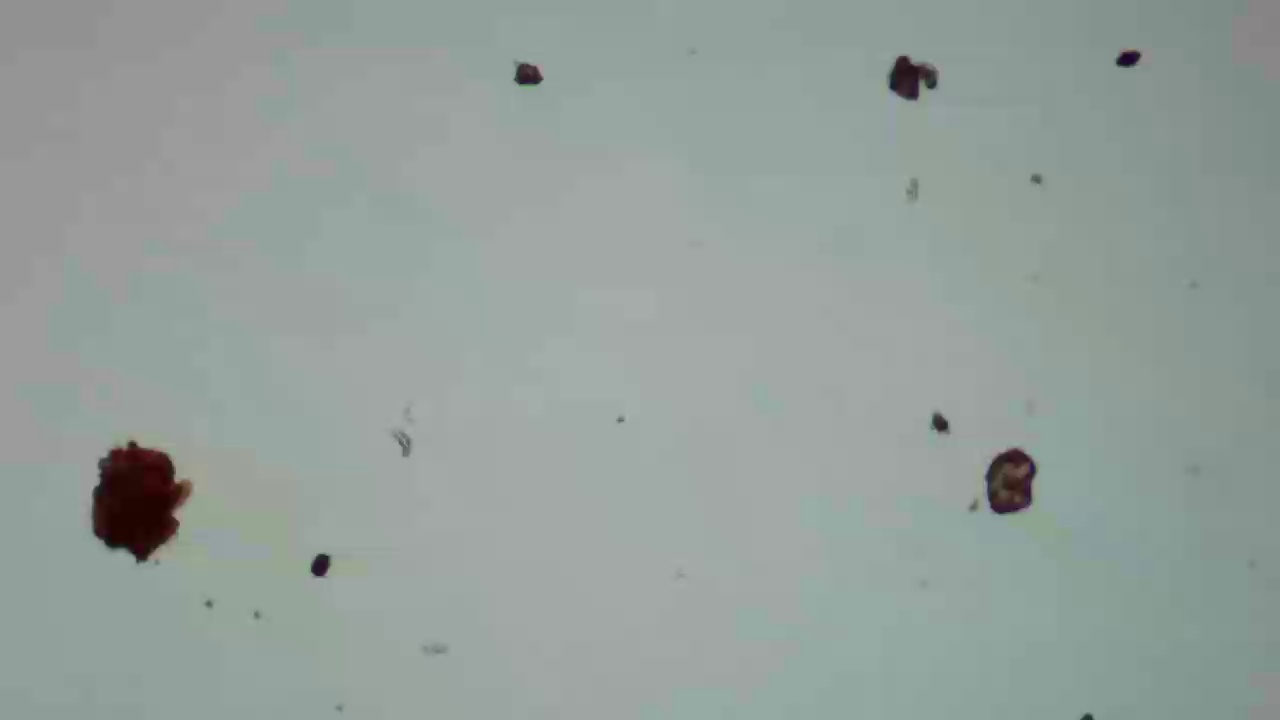
#> input picture frames/Frame0.jpg, 1280 x 720 px, found by its file name; its folder holds 4 pictures in this run
$ python main.py   (older library calls are emulated)
#> lines starting #> are read from the running program, lines starting #| are printed output that depends on the picture; after the words box and inside, x2 and y2 are one past the last pixel; in counts of white or black regions, pixels touching at a corner belong together; pictures that were not available may be replaced by others from this repository, and a replacement may not be noted
import cv2
import numpy as np
import mahotas as mt
import os
import pandas as pd
import shutil
import re

def sorted_alphanumeric(data):
    convert = lambda text: int(text) if text.isdigit() else text.lower()
    alphanum_key = lambda key: [ convert(c) for c in re.split('([0-9]+)', key) ]
    return sorted(data, key=alphanum_key)

for f in os.scandir('saves\crop'):
    os.remove(f)

for cont, filename in enumerate(sorted_alphanumeric(os.listdir('frames'))):

    fullpath = os.path.join(".\\frames", filename)

    if os.path.isfile(fullpath):

        image = cv2.imread(fullpath)
#> image is the input picture: shape (720, 1280, 3); mean B, G, R 155.3, 159.4, 148.8
        img_gray = cv2.cvtColor(image, cv2.COLOR_BGR2GRAY)

        # método de segmentação de imagem Canny
        blurred = cv2.GaussianBlur(img_gray, (5, 5), 0)
        wide = cv2.Canny(blurred, 10, 200)
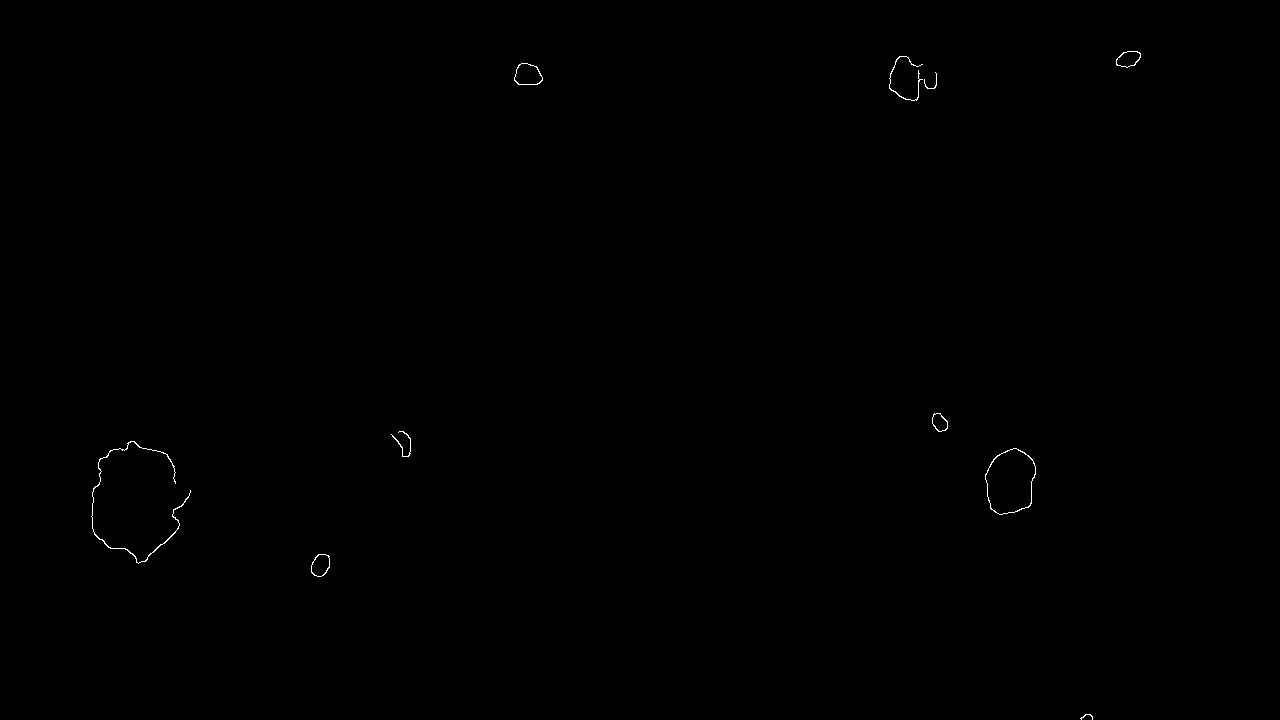
#> wide: shape (720, 1280); 0.13% white in thin lines or dots, all inside (x1, y1, x2, y2) = (91, 51, 1141, 720)

        # detecta contornos na imagem binarizada usando cv2.CHAIN_APPROX_NONE
        contours, hierarchy = cv2.findContours(image=wide, mode=cv2.RETR_TREE, method=cv2.CHAIN_APPROX_NONE)
#> contours = 15 contours, 3 with area under 20; largest, box (x1, y1, x2, y2) and area: (985, 448, 1036, 515) 2542, (985, 448, 1036, 515) 2504, (514, 63, 543, 85) 468, (514, 63, 543, 85) 450, (311, 554, 330, 577) 317
        image_copy = image.copy()

        # utilizado para extrair cada imagem encontrada com o algoritmo de fremman
        for count, contour_line in enumerate(contours):
            x, y = [], []
            if len(contour_line) > 80:
                for contour in contour_line:
                    x.append(contour[0][0])
                    y.append(contour[0][1])

                x1, x2, y1, y2 = min(x), max(x), min(y), max(y)
                cropped = image[y1:y2, x1:x2]

                cv2.imwrite(f'saves/crop/Frame{cont}-crop{count}.png', cropped)
                x.clear()
                y.clear()
#> this loop made 15 passes
#> (x1, x2, y1, y2) on passes 4, 5, 6, 7, 13: (985, 1035, 448, 514), (985, 1035, 448, 514), (91, 190, 441, 563), (391, 410, 431, 456), (889, 922, 56, 100)
#> pass 2 of the loop `for cont, filename in enumerate(sorted_alphanumeric(os.listdir('frames..`:
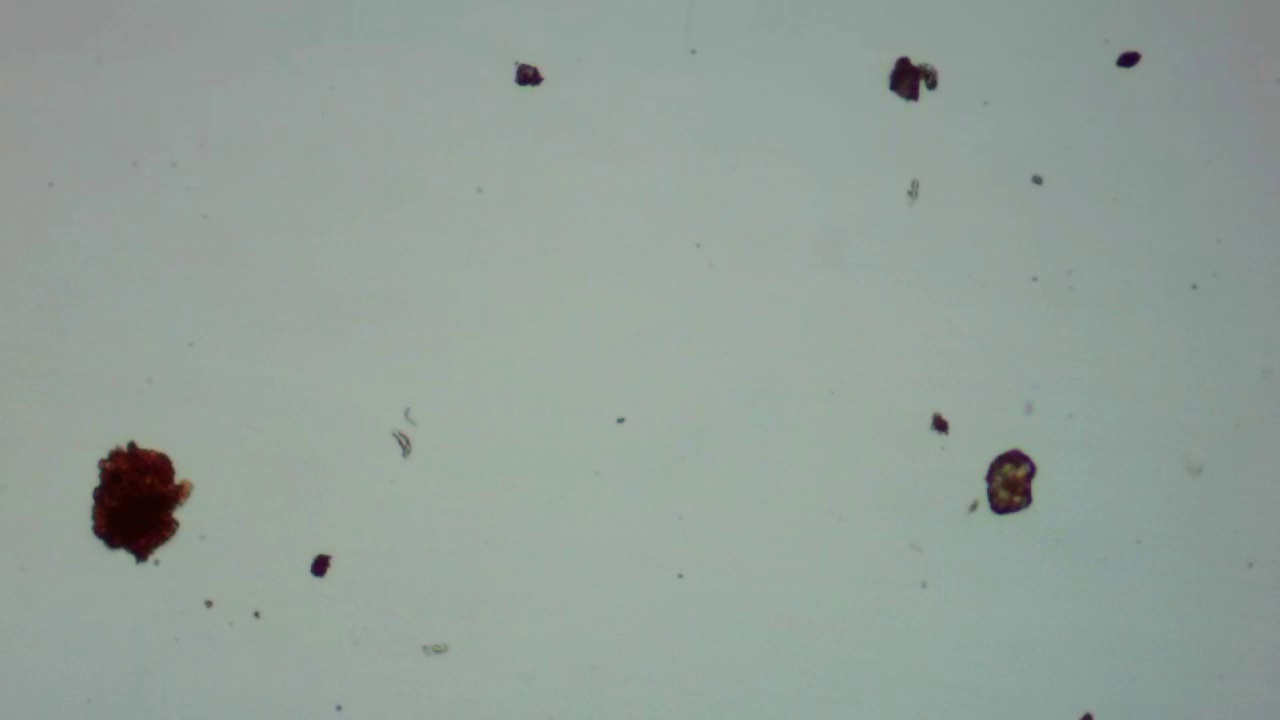
#> input picture frames/Frame1.jpg, 1280 x 720 px, found by its file name
#> image is the input picture: shape (720, 1280, 3); mean B, G, R 152.9, 159.8, 147.2
#> `wide = cv2.Canny(blurred, 10, 200)`:
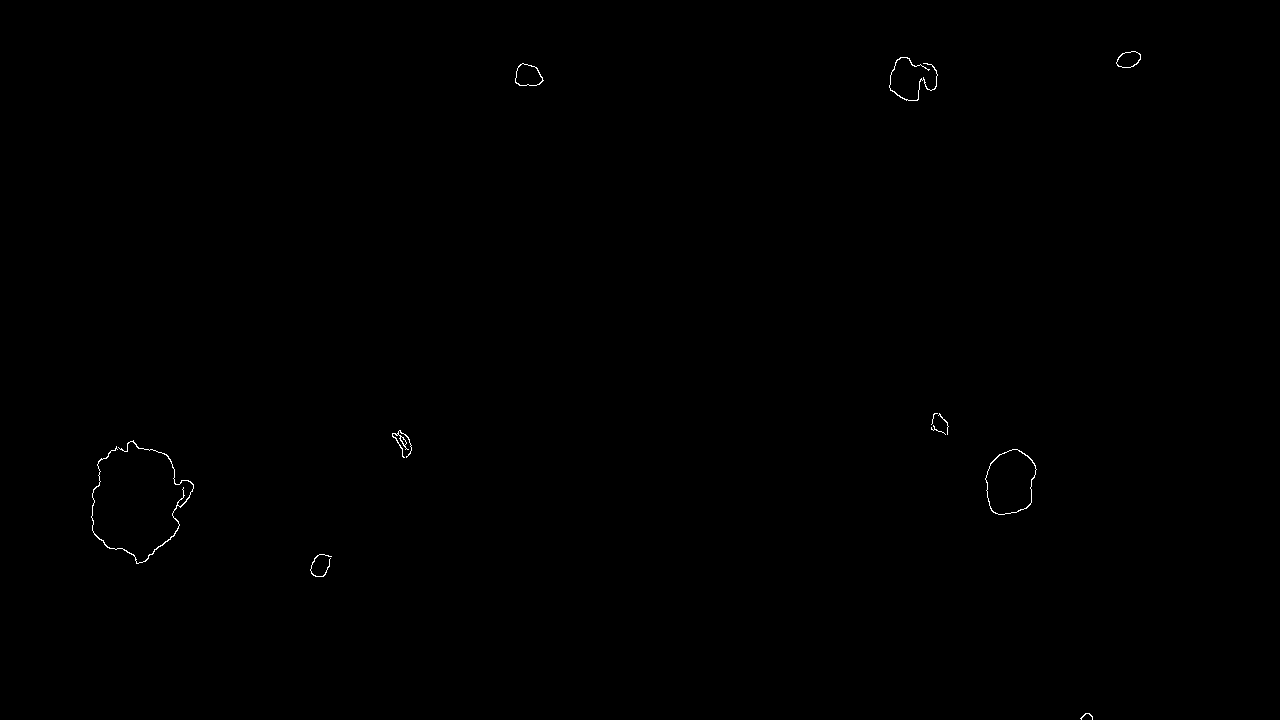
#> wide: shape (720, 1280); 0.15% white in thin lines or dots, all inside (x1, y1, x2, y2) = (91, 51, 1141, 720)
#> contours = 16 contours, 6 with area under 20; largest, box (x1, y1, x2, y2) and area: (985, 449, 1037, 515) 2529, (985, 449, 1037, 515) 2489, (515, 63, 544, 86) 462, (515, 63, 543, 86) 444, (1116, 51, 1141, 68) 292
#> the loop `for count, contour_line in enumerate(contours):` made 16 passes
#> (x1, x2, y1, y2) on passes 2, 3, 4, 5, 6, 14: (310, 331, 554, 576), (985, 1036, 449, 514), (985, 1036, 449, 514), (91, 193, 440, 563), (392, 411, 430, 457), (889, 937, 57, 100)
#> pass 3, `cropped = image[y1:y2, x1:x2]`:
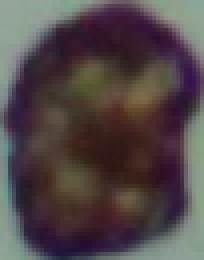
#> cropped: shape (65, 51, 3) (shown 4 times larger); mean B, G, R 71.5, 70.1, 81.6
#> pass 3 of the loop `for cont, filename in enumerate(sorted_alphanumeric(os.listdir('frames..`:
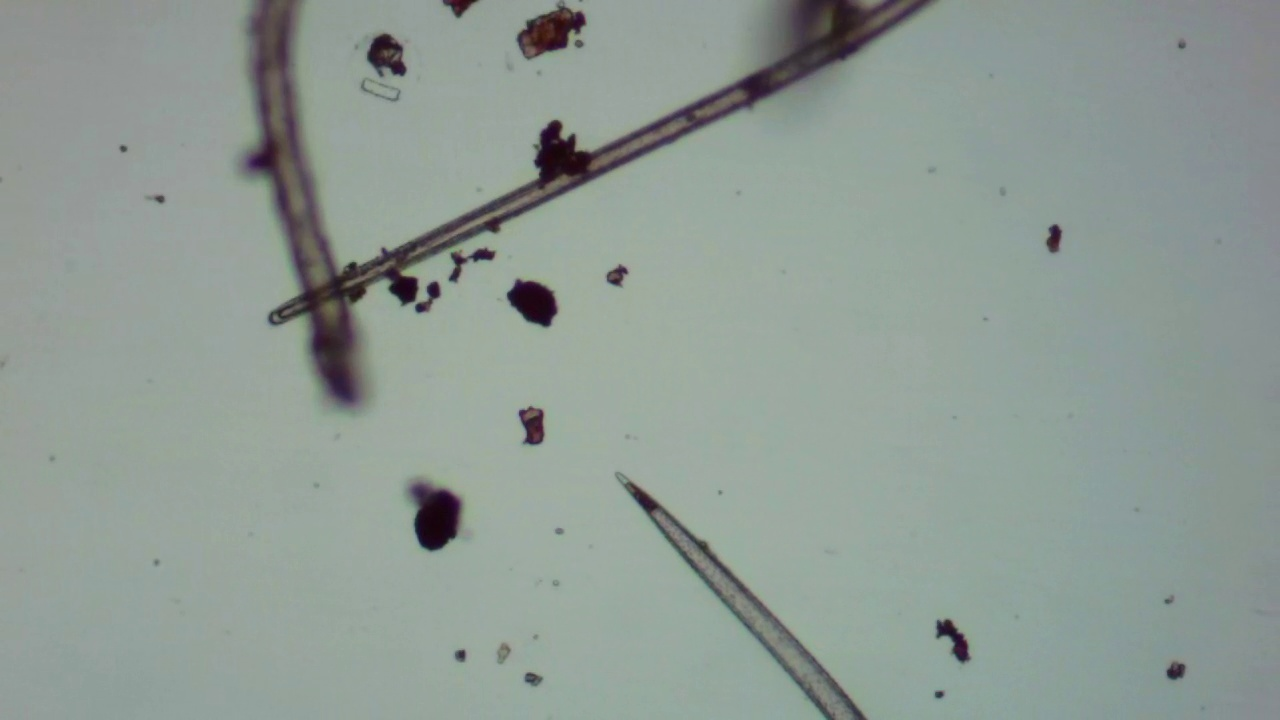
#> input picture frames/Frame10.jpg, 1280 x 720 px, found by its file name
#> image is the input picture: shape (720, 1280, 3); mean B, G, R 148.3, 154.5, 143
#> `wide = cv2.Canny(blurred, 10, 200)`:
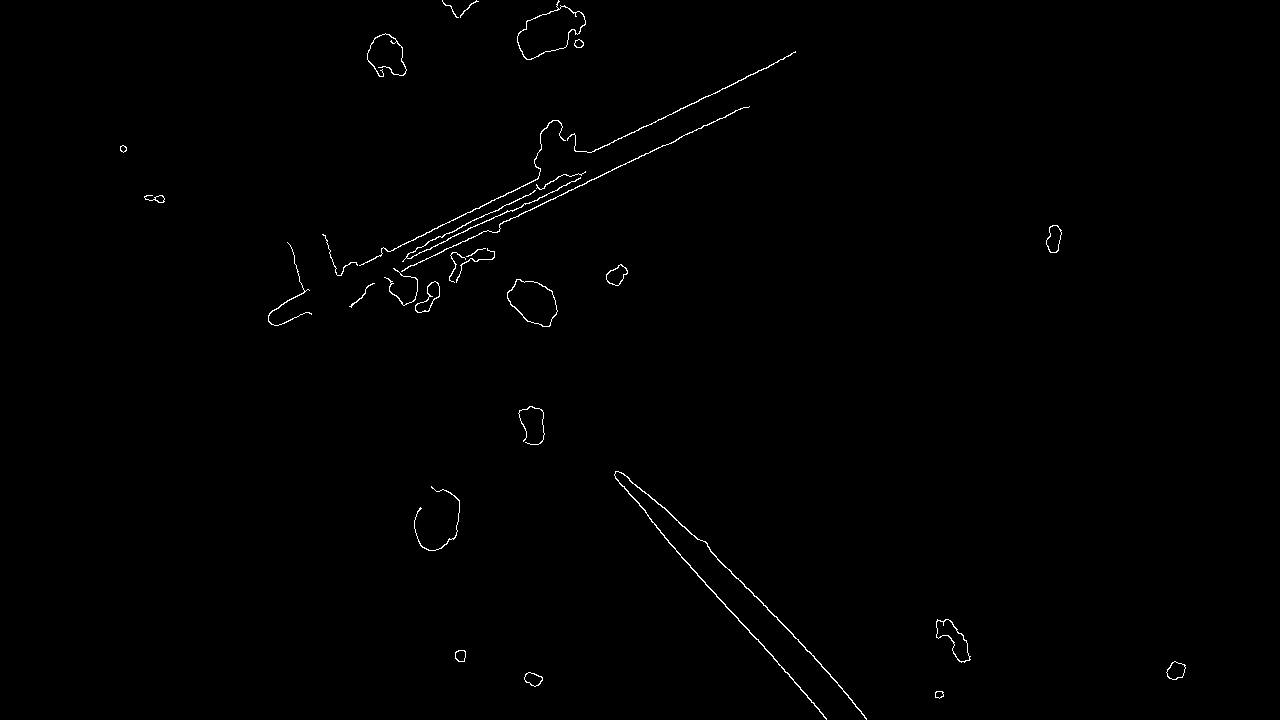
#> wide: shape (720, 1280); 0.53% white in thin lines or dots, all inside (x1, y1, x2, y2) = (120, 0, 1186, 720)
#> contours = 44 contours, 9 with area under 20; largest, box (x1, y1, x2, y2) and area: (517, 0, 586, 60) 2146, (517, 6, 586, 60) 2092, (507, 279, 558, 327) 1584, (507, 279, 558, 327) 1538, (936, 619, 971, 663) 653
#> the loop `for count, contour_line in enumerate(contours):` made 44 passes
#> (x1, x2, y1, y2) on passes 9, 10, 11, 12, 13, 15, 16, 17: (936, 970, 619, 662), (936, 969, 619, 661), (414, 459, 486, 550), (614, 866, 471, 719), (518, 544, 406, 444), (415, 439, 281, 312), (415, 439, 281, 312), (507, 557, 279, 326)
#> the loop made 4 passes; the first 3 are shown
